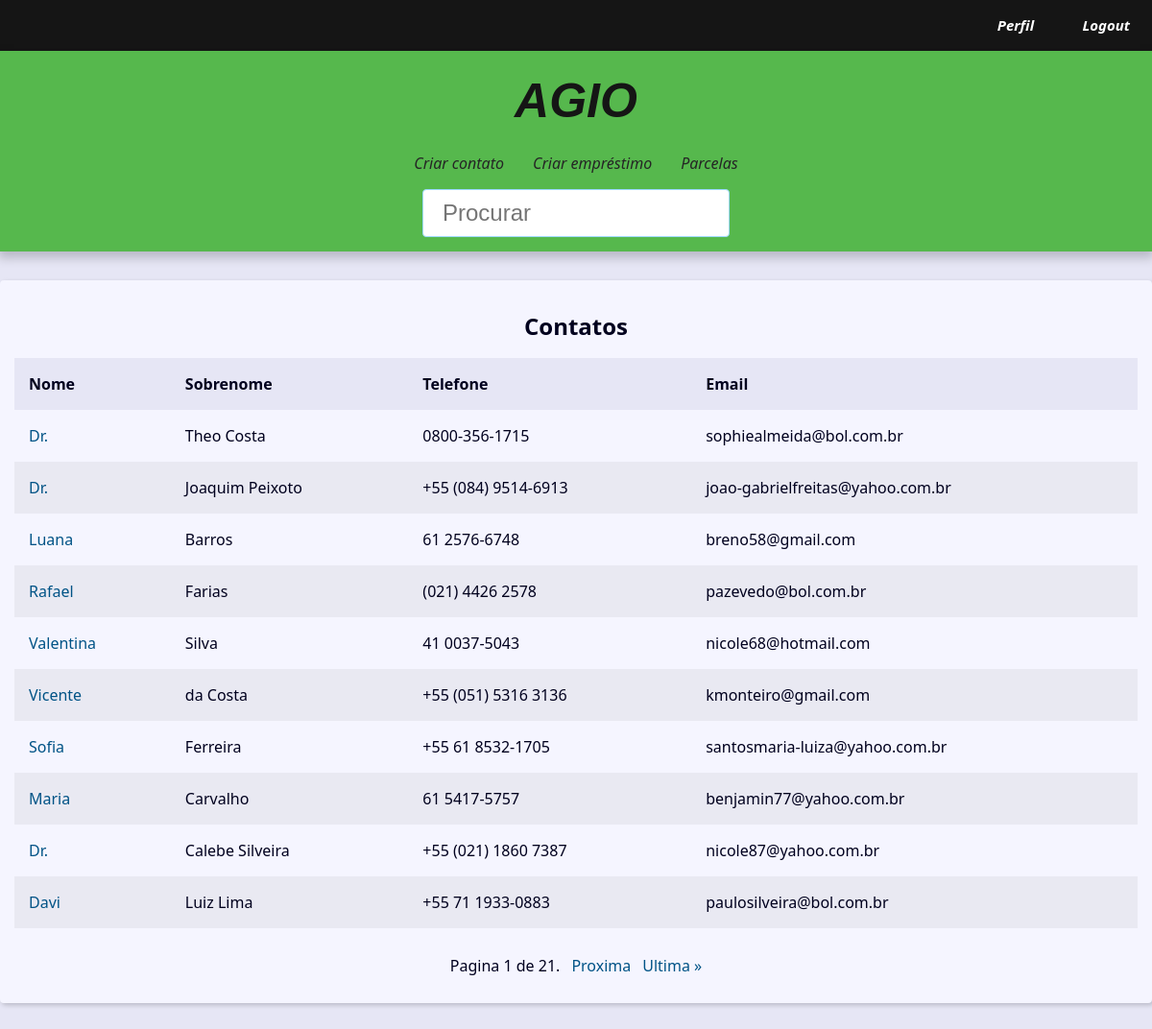
The app's page / (signed in) with its own data.
### contact/models.py (models this page shows, shortened)
class Contact(models.Model):
    class Meta:
        verbose_name_plural = 'Usuarios'
        verbose_name = 'Usuario'
    first_name = models.CharField(max_length=50, verbose_name='Nome')
    last_name = models.CharField(max_length=50, blank=True,
                                  verbose_name='Sobrenome')
    phone = models.CharField(max_length=50, verbose_name='Telefone')
    email = models.EmailField(max_length=254, verbose_name='Email')
    created_date = models.DateTimeField(default=timezone.now)
    description = models.TextField(blank=True, verbose_name='Descrição')
    show = models.BooleanField(default=True)
    picture = models.ImageField(upload_to='pictures/%Y/%m/%d', blank=True, verbose_name='Imagem')
    owner = models.ForeignKey(User, on_delete=models.SET_NULL,
                              blank=True, null=True)

### contact/views/contact_views.py (the view)
# urls.py: path('', views.index, name='index'),
@login_required(login_url='contact:login')
def index(request):
    user = request.user
    contacts = Contact.objects.filter(owner=user, show=True).order_by('id')
    paginator = Paginator(contacts, 10)
    page_number = request.GET.get("page")
    page_obj = paginator.get_page(page_number)
    context = {
        'page_obj': page_obj,
        'site_title': 'Contatos - ',
    }
    return render(request, 'contact/index.html', context)

### contact/templates/contact/index.html
{% extends "base.html" %}
{% block content %}
{% if page_obj %}
    <div class="responsive-table">
        <table class="contacts-table">
            <caption class="table-caption">
                Contatos
            </caption>
            <thead>
                <tr class="table-row table-row-header">
                    <th class="table-header">Nome</th>
                    <th class="table-header">Sobrenome</th>
                    <th class="table-header">Telefone</th>
                    <th class="table-header">Email</th>
                </tr>
            </thead>
            <tbody>
                {% if user.is_authenticated %}
                    {% for contact in page_obj %}
                        {% if contact.owner == user %}
                            <tr class="table-row">
                            <td class="table-cel">
                                <a href="{% url 'contact:contact' contact.id %}" class="table-link">
                                    {{contact.first_name}}
                                </a>
                            </td>
                            <td class="table-cel">
                                    {{contact.last_name}}
                            </td>
                            <td class="table-cel">
                                    {{contact.phone}}
                            </td>
                            <td class="table-cel">
                                    {{contact.email}}
                            </td>
                        {% endif %}
                    </tr>
                    {% endfor %}
                {% endif %}
            </tbody>
        </table>
    </div>
{% else %}
<div class="single-contact">
    <h1 class="single-contact-name">Nenhum contato encontrado!</h1>
{% endif %}
{% endblock content %}

### base_static/global/css/style.css (style rules this page uses)
:root { --spacing: 1.5rem; --link-dark-color: rgb(0, 83, 134); --link-light-color: rgb(156, 217, 255); --clr-white: rgb(245, 245, 255); --clr-black: rgb(0, 0, 30); --clr-light-gray: rgb(230, 230, 245); --clr-dark-shadow-5: rgba(0, 0, 10, 5%); --clr-dark-shadow-10: rgba(0, 0, 10, 10%); --clr-dark-shadow-20: rgba(0, 0, 10, 20%); --clr-light-shadow-5: rgba(200, 200, 255, 5%); --clr-light-shadow-10: rgba(200, 200, 255, 10%); --clr-light-shadow-20: rgba(200, 200, 255, 20%); --main-page-width: 120rem; --table-min-width: 60rem; --biggest-font-size: 5rem; --bigger-font-size: 4rem; --big-font-size: 3.2rem; --medium-font-size: 2.4rem; --small-font-size: 1.6rem; --smaller-font-size: 1.4rem; --smallest-font-size: 1.2rem; --transition-fast: 300ms; --transition-medium: 600ms; --transition-slow: 1s; --default-border-radius: 4px; }
*, *::before, *::after { margin: 0; padding: 0; box-sizing: border-box; }
html { font-size: 62.5%; }
body { font-family: system-ui, -apple-system, BlinkMacSystemFont, 'Segoe UI', Roboto, Oxygen, Ubuntu, Cantarell, 'Open Sans', 'Helvetica Neue', sans-serif; line-height: 1.5; font-size: var(--small-font-size); color: var(--clr-black); -webkit-font-smoothing: antialiased; background: var(--clr-light-gray); }
.responsive-table { width: 100%; overflow-x: auto; }
.contacts-table { width: 100%; min-width: var(--table-min-width); border-collapse: collapse; }
.table-caption { font-size: var(--medium-font-size); font-weight: bold; padding: var(--spacing); }
.table-row { text-align: left; text-overflow: ellipsis; transition: background-color var(--transition-fast) ease-in-out; }
.table-row:nth-of-type(2n) { background: var(--clr-dark-shadow-5); }
.table-row-header { background: var(--clr-light-gray); color: var(--clr-black); }
.table-cel, .table-header { padding: var(--spacing); }
.table-link { color: var(--link-dark-color); transition: color var(--transition-fast) ease-in-out; text-decoration: none; }

### records on screen
Contact: first_name "Dr.", last_name "Theo Costa", phone "0800-356-1715", email "sophiealmeida@bol.com.br"
Contact: first_name "Dr.", last_name "Joaquim Peixoto", phone "+55 (084) 9514-6913", email "joao-gabrielfreitas@yahoo.com.br"
Contact: first_name "Luana", last_name "Barros", phone "61 2576-6748", email "breno58@gmail.com"
Contact: first_name "Rafael", last_name "Farias", phone "(021) 4426 2578", email "pazevedo@bol.com.br"
Contact: first_name "Valentina", last_name "Silva", phone "41 0037-5043", email "nicole68@hotmail.com"
Contact: first_name "Vicente", last_name "da Costa", phone "+55 (051) 5316 3136", email "kmonteiro@gmail.com"
Contact: first_name "Sofia", last_name "Ferreira", phone "+55 61 8532-1705", email "santosmaria-luiza@yahoo.com.br"
Contact: first_name "Maria", last_name "Carvalho", phone "61 5417-5757", email "benjamin77@yahoo.com.br"
Contact: first_name "Dr.", last_name "Calebe Silveira", phone "+55 (021) 1860 7387", email "nicole87@yahoo.com.br"
Contact: first_name "Davi", last_name "Luiz Lima", phone "+55 71 1933-0883", email "paulosilveira@bol.com.br"

### other values on screen
{{ page_obj.number }} "1"
{{ page_obj.paginator.num_pages }} "21"
